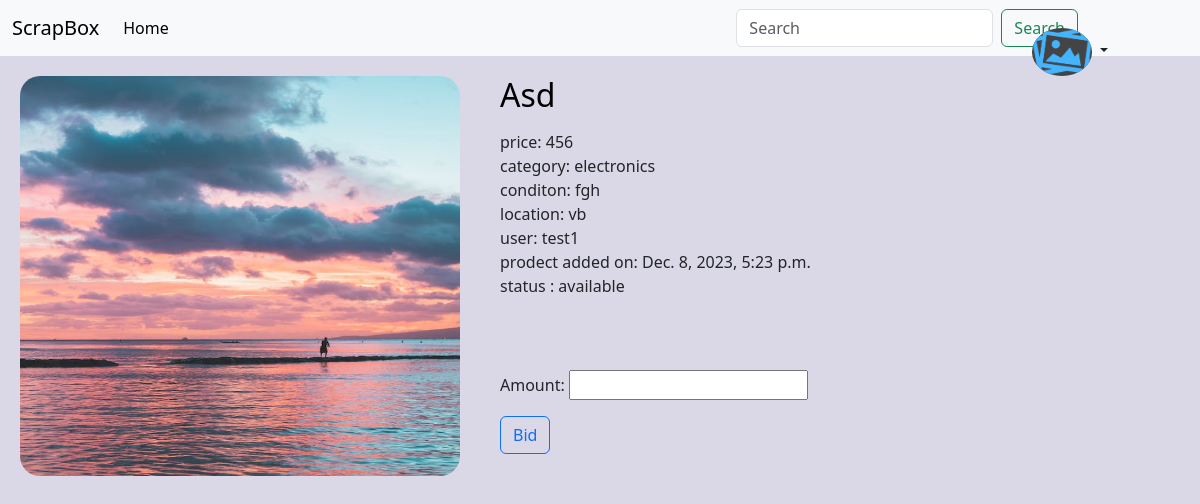
The page /bids/7 on the database its author committed.
### scrapbox/models.py (models this page shows, shortened)
class Scrap(models.Model):
    user=models.ForeignKey(User,on_delete=models.CASCADE,related_name="user_srapbox")
    name=models.CharField(max_length=200)
    price=models.IntegerField()
    category=models.ForeignKey(Category,on_delete=models.CASCADE,related_name="category_scrapbox",null=True)
    condition=models.CharField(max_length=200)
    location=models.CharField(max_length=200)
    created_date=models.DateTimeField(auto_now_add=True,null=True)
    options=(
        ("available","available"),
        ("sold","sold"),
    )
    status=models.CharField(max_length=200,choices=options,default="available")
    scrap_pic=models.ImageField(upload_to="images\scrap_img",null=True)

class Category(models.Model):
    name=models.CharField(max_length=200)
    def __str__(self):
        return self.name

### scrapbox/views.py (the view, shortened to what this page needs)
# urls.py: path('bids/<int:pk>',views.ScrapBidView.as_view(),name="scrap_bid"),
class ScrapBidView(View):
    def get(self,request,*args,**kwargs):
        form=BidCreateForm()
        id=kwargs.get("pk")
        qs=Scrap.objects.get(id=id)
        return render(request,"bids.html",{"form":form,"data":qs})

### scrapbox/forms.py
class BidCreateForm(forms.ModelForm):
    class Meta:
        model=Bids
        fields=["amount"]

### scrapbox/templates/bids.html (shortened to what this page needs)
{%extends 'base_nav.html'%}
{%block body_nav%}
<div class="h-100">
    <div class="con">
        <div class="a image-container">
            <img src="{{ data.scrap_pic.url }}" class="card-img-top imghig1" alt="no img">
        </div>
        <div class="c">
            <h2 class="card-title in_h2 ">{{data.name}}</h2>
            <p class="card-text">
            <div>price: {{data.price}}</div>
            <div>category: {{data.category}}</div>
            <div>conditon: {{data.condition}}</div>
            <div>location: {{data.location}}</div>
            <div> user: {{data.user}}</div>
            <div>prodect added on: {{data.created_date}}</div>
            <div>status : {{data.status}}</div>
            <br><br><br>
            <form action="" method="post">
                {{form.as_p}}
                <button class="btn btn-outline-primary" type="submit">Bid</button>
            </form>
        </div>
    </div>
</div>
{%endblock%}

### scrapbox/static/scrapbox1/css/style.css (style rules this page uses)
.bgcolor { background-color: #dad8e6; height: 100vh; }
.in_h2 { color: black; text-transform: capitalize; text-decoration: none; }
.con { display: grid; grid-template-columns: 0.8fr 1.2fr; grid-template-rows: auto auto; justify-content: center; align-items: start; gap: 0px 0px; grid-template-areas: "a c" "d bx"; }
.a { grid-area: a; margin: 20px; }
.c { grid-area: c; margin: 20px; }
.imghig1 { height: 400px; border-radius: 20px; }
.image-container { position: relative; }

### rows shown on the page
Scrap: scrap_pic (picture), name "Asd", price "456", category "electronics", condition "fgh", location "vb", user "test1", created_date "Dec. 8, 2023, 5:23 p.m.", status "available"
